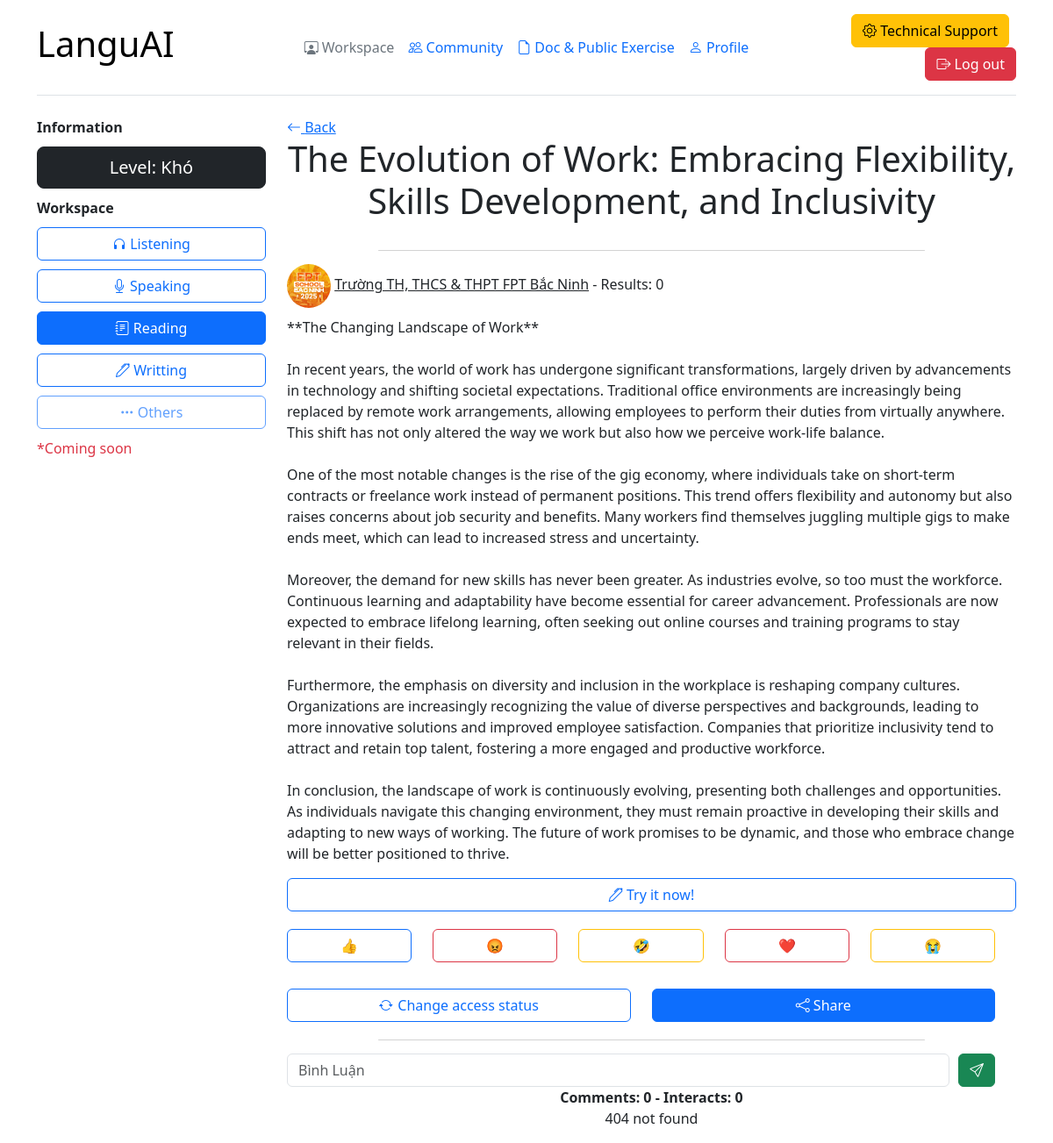
/view/reading/13 (signed in), run on the app's committed database.
### tin_hoc_tre/models.py (models this page shows)
class Reading(models.Model):
    title = models.TextField()
    description = models.TextField()
    level = models.ForeignKey(
        Level, on_delete=models.CASCADE, related_name="Reading_level")
    image = models.ImageField(upload_to="Reading/image/")
    user = models.ForeignKey(
        Bio, on_delete=models.CASCADE, related_name="reading_user")
    status = models.TextField(null=True)

class Level(models.Model):
    name = models.TextField()
    point = models.FloatField()
    gift_point = models.FloatField()

class Bio(models.Model):
    user = models.ForeignKey(
        User, on_delete=models.CASCADE, related_name="Bio_user")
    avatar = models.ImageField(upload_to="avatar/", null=True)
    thumbnail = models.ImageField(upload_to="thumbnail/", null=True)
    speaking_score = models.FloatField()
    writing_score = models.FloatField()
    listening_score = models.FloatField()
    reading_score = models.FloatField()
    grammar_score = models.FloatField()
    avg_score = models.FloatField()
    title = models.TextField()

class Emoji(models.Model):
    name = models.TextField()
    color = models.TextField()

### tin_hoc_tre/views.py (the view)
# urls.py: path("view/reading/<int:id>", views.reading_view,
def reading_view(request, id):
    if request.user.is_authenticated:
        bio = Bio.objects.filter(user=request.user).first()
        post = Reading.objects.filter(id=id).first()
        emoji = Emoji.objects.all()
        interact = Reading_emoji.objects.filter(
            reading=post).count()
        my_emoji = Reading_emoji.objects.filter(reading=post, user=bio).last()
        comment = Reading_comment.objects.filter(reading=post).all()
        result = Reading_result.objects.filter(
            reading_question__reading=post).all().count()
        my_result = Reading_result.objects.filter(
            reading_question__reading=post, user=bio).last()
        results = Reading_result.objects.filter(
            reading_question__reading=post, user=bio).all()
        if post.status == "Không công khai" and post.user != bio:
            return redirect("my_reading_workspace")
        elif post.user == bio:
            check = True
        else:
            check = False
        context = {"bio": bio, "post": post, "comments": comment, "my_emoji": my_emoji, "interact": interact,
                   "emojies": emoji, "result": result, "my_result": my_result, "check": check, "results": results}
    else:
        return redirect("check")
    return render(request, "reading/view.html", context=context)

### tin_hoc_tre/templates/reading/view.html (shortened to what this page needs)
<!DOCTYPE html>
<html lang="en">
<head>
    <link rel="stylesheet" href="https://cdnjs.cloudflare.com/ajax/libs/bootstrap-icons/1.11.3/font/bootstrap-icons.min.css" />
    <link href="https://cdn.jsdelivr.net/npm/bootstrap@5.3.3/dist/css/bootstrap.min.css" rel="stylesheet">
</head>
<body>
    <div class="container">
        <header class="d-flex flex-wrap align-items-center justify-content-center justify-content-md-between py-3 mb-4 border-bottom">
          <div class="col-md-3 mb-2 mb-md-0">
            <a href="/" class="d-inline-flex link-body-emphasis text-decoration-none">
              <h1>LanguAI</h1>
            </a>
          </div>
          <ul class="nav col-12 col-md-auto mb-2 justify-content-center mb-md-0">
            <li><a href="{% url 'my_listening_workspace' %}" class="nav-link px-2 link-secondary"><i class="bi bi-person-workspace"></i> Workspace</a></li>
            <li><a href="{% url 'post_view' %}" class="nav-link px-2"><i class="bi bi-people"></i> Community</a></li>
            <li><a href="{% url 'document_list_view' %}" class="nav-link px-2"><i class="bi bi-file-earmark"></i> Doc & Public Exercise</a></li>
            <li><a href="{% url 'my_profile' %}" class="nav-link px-2"><i class="bi bi-person"></i> Profile</a></li>
          </ul>
          <div class="col-md-3 text-end">
            <button type="button" class="btn btn-warning me-2"><i class="bi bi-gear"></i> Technical Support</button>
            <a href="{% url 'log_out' %}" type="button" class="btn btn-danger"><i class="bi bi-box-arrow-right"></i> Log out</a>
          </div>
        </header>
        <section style="margin-top: 20px;">
            <div class="row">
                <div class="col-lg-3">
                  <b>Information</b>
                  <a class="btn btn-dark btn-lg w-100" style="margin-top: 10px;margin-bottom: 10px;">Level: {{post.level.name}}</a><br>
                    <b>Workspace</b>
                    <a href="{% url 'my_listening_workspace' %}"  class="btn btn-outline-primary w-100 rounded" style="margin-top: 10px;"><i class="bi bi-headphones"></i> Listening</a>
                    <a href="{% url 'my_speaking_scripts_workspace' %}"  class="btn btn-outline-primary w-100 rounded" style="margin-top: 10px;"><i class="bi bi-mic"></i> Speaking</a>
                    <a href="{% url 'my_reading_workspace' %}"  class="btn btn-primary w-100 rounded" style="margin-top: 10px;"><i class="bi bi-journal-text"></i> Reading</a>
                    <a href="{% url 'my_writting_workspace' %}"  class="btn btn-outline-primary w-100 rounded" style="margin-top: 10px;"><i class="bi bi-pen"></i> Writting</a>
                    <button href="{% url 'my_listening_workspace' %}" disabled  class="btn btn-outline-primary w-100 rounded" style="margin-top: 10px;"><i class="bi bi-three-dots"></i> Others</button>
                    <p class="text-danger" style="margin-top: 10px;">*Coming soon</p>
                </div>
                <div class="col-lg-9">
                  {% if post %}
                  <a href="{% url 'my_reading_workspace' %}" class="link-primary"><i class="bi bi-arrow-left"></i> Back</a>
                  <h1 class="text-center">{{post.title}}</h1>
                  <br>
                  <div style="text-align: center;margin-bottom: 15px;">
                      <div style="width: 75%;margin: 0 auto;height:1px;background-color: lightgrey;" class="rounded"></div>
                  </div>
                  <div class="columns" style="margin-bottom: 10px;">
                      <div class="column">
                        <img src="{{post.user.avatar.url}}" class="rounded-circle" style="width: 50px;height: 50px;object-fit: cover;"> <a href="{% url 'user_profile' id=post.user.id %}" class="link-dark">   {{post.user.user.username}}</a> - {% if check %} <a href="{% url 'reading_list_result_view' id=post.id %}" class="link-dark">Results: {{result}}</a> {% else %} Results: {{result}} {% endif  %}
                      </div>
                    </div>
                  <p>{{post.description|safe}}</p>
                  <div class="row">
                    <div class="col-lg">
                      <div class="col-lg">
                        <a class="btn btn-outline-primary w-100" style="margin-bottom: 10px;" href="{% url 'reading_submit' id=post.id number=1 %}"><i class="bi bi-pen"></i> Try it now!</a>
                      </div>
                    </div>
                  <div class="row" style="margin-top: 10px;margin-bottom: 20px;">
                      {% for emoji in emojies %}
                        {% if emoji.name != my_emoji.emoji.name %}
                        <div class="col-lg">
                            <a href="{% url 'reading_emoji' id=post.id emoji_id=emoji.id %}" class="btn btn-outline-{{emoji.color}} w-100">{{emoji.name}}</a>
                        </div>
                        {% else %}
                        <div class="col-lg">
                          <a href="{% url 'reading_emoji' id=post.id emoji_id=emoji.id %}"  class="btn btn-{{emoji.color}} w-100">{{emoji.name}}</a>
                        </div>
                        {% endif %}
                      {% endfor %}
                  </div>
                  <div class="row" style="margin-top: 10px;margin-bottom: 20px;">
                    <div class="col-lg">
                      <a data-bs-toggle="modal" data-bs-target="#check_code_{{post.id}}" class="btn btn-outline-primary w-100"><i class="bi bi-arrow-repeat" style="margin-right: 1.5px;"></i> Change access status</a>
                    </div>
                    {% if post.status != "Không công khai" %}
                    <div class="col-lg">
                      <a onclick="myFunction()" class="btn btn-primary w-100"><i class="bi bi-share"></i> Share</a>
                    </div>
                    {% endif %}
                  </div>
                  <div style="text-align: center;margin-bottom: 15px;">
                      <div style="width: 75%;margin: 0 auto;height:1px;background-color: lightgrey;" class="rounded"></div>
                  </div>
                  <form action="{% url 'reading_comment' id=post.id %}" method="post" enctype="multipart/form-data">
                        <div class="row w-100">
                            <div class="col-lg align-self-center w-100">
                                <div class="d-lg-flex w-100">
                                    <input placeholder="Bình Luận" name="content" type="text" class="form-control w-100" style="margin-right: 10px;">
                                    <button type="submit" class="btn btn-success"><i class="bi bi-send"></i></button>
                                </div>
                            </div>
                        </div>
                </form>
                <br>
                <b class="text-center">Comments: {{comments.count}} - Interacts: {{interact}}</b>
                <br>
                {% if comments %}
                  {% for comment in comments %}
                  <div class="card w-100 shadow">
                      <div class="card-body" style="padding: 5px;">
                          <h6>{{comment.content}}</h6>
                          <img src="{{comment.user.avatar.url}}" class="rounded-circle" style="width: 50px;height: 50px;object-fit: cover;"> <a href="{% url 'user_profile' id=comment.user.id %}" class="link-dark">   {{comment.user.user.username}}</a>
                      </div>
                  </div>
                  {% endfor %}
                {% else %}
                <p class="text-center">404 not found</p>
                {% endif %}
                  {% endif %}
                  </div>
        </section>
      </div>
</body>
</html>

### data on the page
Reading: level.name "Khó", title "The Evolution of Work: Embracing Flexibility, Skills Development, and Inclusivity", user.avatar (picture), user.user.username "Trường TH, THCS & THPT FPT Bắc Ninh", description "**The Changing Landscape of Work** In recent years, the world of work has undergone significant transformations, largely driven by advancements in technology and shifting societal expectations. Traditional office environments are increasingly being replaced by remote work arrangements, allowing employees to perform their duties from virtually anywhere. This shift has not only altered the way we work but also how we perceive work-life balance. One of the most notable changes is the rise of the gig economy, where individuals take on short-term contracts or freelance work instead of permanent positions. This trend offers flexibility and autonomy but also raises concerns about job security and…"
Emoji: name "👍"
Emoji: name "😡"
Emoji: name "🤣"
Emoji: name "❤️"
Emoji: name "😭"

### other printed values
{{ result }} "0"
{{ comments.count }} "0"
{{ interact }} "0"
